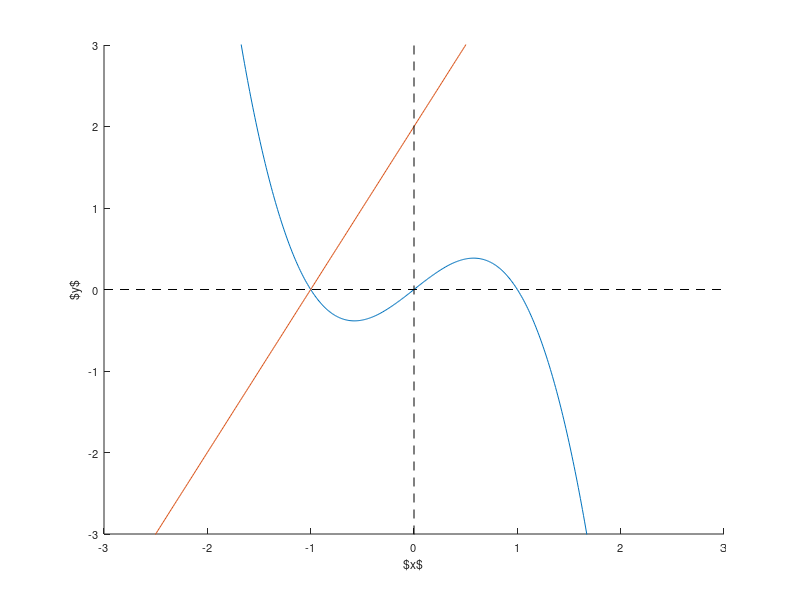

MATLAB code to generate this figure: (Note: this script raises an error after producing the figure.)
clear all
close all
clc

funx = @(x) x - x.^3;
funy0 = @(x) 2*x;
funy2 = @(x) 2*x + 2;

x = -3:0.01:3;

figure(1)
hold on
axis([-3 3 -3 3])
plot(x,funx(x), x, funy2(x))
plot([0 0],[-25 25],'k--')
plot([-3 3],[0 0],'k--')
xlabel('$x$','FontSize',8)
ylabel('$y$','FontSize',8)
% hl2 = legend('$x$ nullcline: $y = x - x^{3}$', '$y$ nullcline: $y = 2x + 2$');
set(gca,'FontSize',8)
% set(hl2,'FontSize',8)
set(gcf, 'Position', [1 1 200 150])
matlabfrag('null2')

figure(2)
hold on
axis([-3 3 -3 3])
plot(x,funx(x), x, funy0(x))
plot([0 0],[-25 25],'k--')
plot([-3 3],[0 0],'k--')
xlabel('$x$','FontSize',8)
ylabel('$y$','FontSize',8)
% hl0 = legend('$x$ nullcline: $y = x - x^{3}$', '$y$ nullcline: $y = 2x$');
set(gca,'FontSize',8)
% set(hl0,'FontSize',8)
set(gcf, 'Position', [1 1 200 150])
matlabfrag('null0')

